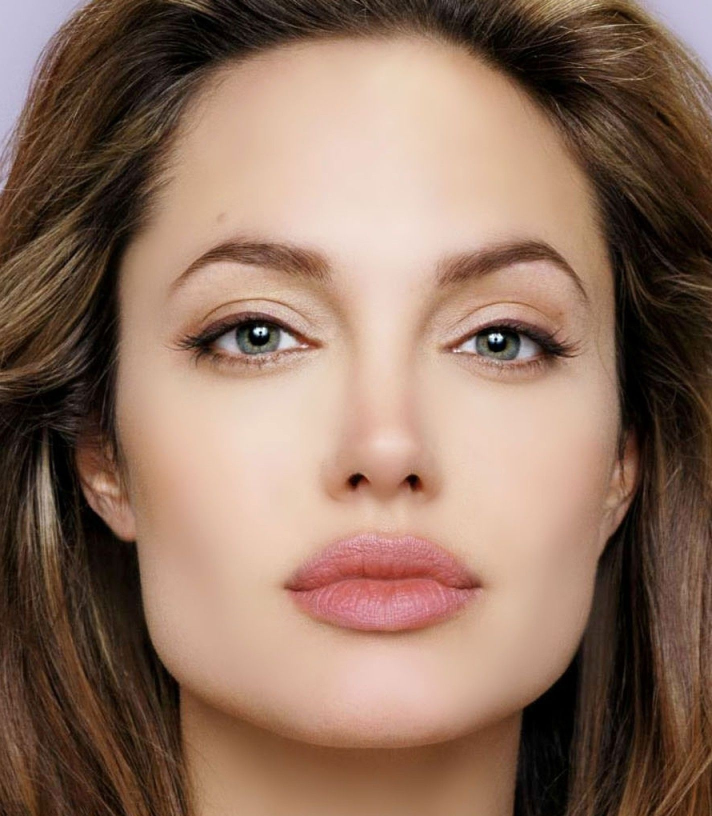
#> input picture Python/FaceRecognition/Dataset/Test/1_2.jpeg, 1424 x 1632 px, given as the content of the folder /home/kelvin/Desktop/FaceRecognition/TestesCurvaROC/Base3/, which was not available (shown at 1/2 size)
$ python MainMachineryCommittee.py
#> lines starting #> are read from the running program, lines starting #| are printed output that depends on the picture; pictures that were not available may be replaced by others from this repository, and a replacement may not be noted
### SIFT.py

#
# This script is used to perform face recognition using the SIFT algorithm provided by the OpenCV library.
#

# Import all libraries
import os
import cv2
import numpy as np

# Creates the sift object passing a threshold variable by parameter
sift = cv2.xfeatures2d.SIFT_create()

# Creates the BFMatcher object - The crossCheck is not supported by BFMatcher
bf = cv2.BFMatcher(cv2.NORM_L1, crossCheck=False)

# Defines the path to the training folder
trainPath = "/home/kelvin/Desktop/FaceRecognition/TestesCurvaROC/Base3/"

# Defines the path to the test folder
testPath  = "/home/kelvin/Desktop/FaceRecognition/TestesCurvaROC/Teste1/"

# Defines the path to generate the output images
outputPath = "/home/kelvin/Desktop/RESULTS_SIFT/"

# Defines a default size for all images (e.g. 100x100)
defaultSize = 200

# Vector used to store the training images
trainingImages = []

# Vector used to store the training images labels
labels = []

# Function that receives the path of each face image as parameter and include it in the training set (bf object)
def include_face(path):

    # Use these global variables
#> called with path = '_only/1_2.jpeg'
    global sift, bf, labels, trainingImages

    # Get the subject id (should be a number)
    subjectID = path.split("_")[1]
    #subjectID = path.split("_")[1]

    # Loads the image into the image variable
    image = cv2.imread(path)
#> image is the input picture: shape (1632, 1424, 3); mean B, G, R 95.2, 112.3, 141.7

    # Convert the image to grayscale
    image = cv2.cvtColor(image, cv2.COLOR_BGR2GRAY)
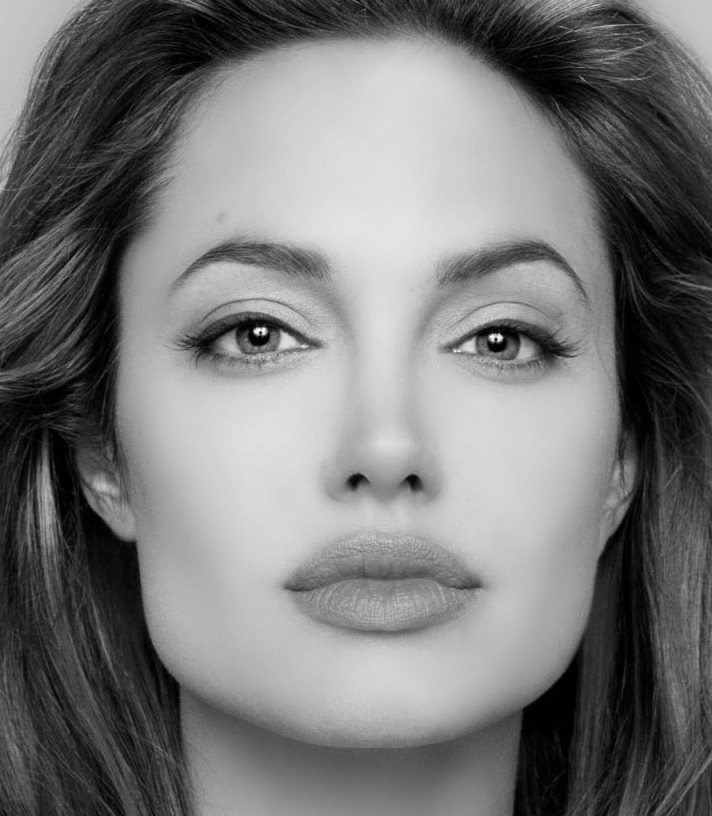
#> image: shape (1632, 1424) (shown at 1/2 size); min 0, max 253, mean 119.2

    # Resize the image to a default size
    image = cv2.resize(image, (defaultSize, defaultSize), interpolation = cv2.INTER_CUBIC)
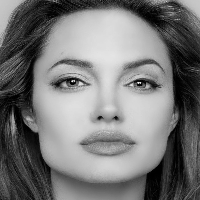
#> image: shape (200, 200); min 0, max 245, mean 119.1

    # Detects and computes the keypoints and descriptors using the sift algorithm
    keypoints, descriptors = sift.detectAndCompute(image, None)
#> keypoints = 132 keypoints; strongest (x, y, size): (100, 118, 3), (80, 83, 2.4), (57, 84, 6.6), (132, 85, 1.9)

    # Creates an numpy array
    clusters = np.array([descriptors])

    # Add the array to the BFMatcher
    bf.add(clusters)

    # Store the image to generate an output image
    trainingImages.append( image )

    # Store the subjectID to check if the face recognition is correct
    labels.append( subjectID )

# In the trainingPath folder search for all files in all directories
for dirname, dirnames, filenames in os.walk(trainPath):
    # For each file found
	for filename in filenames:
        # Creates the filePath joining the directory name with the file name
		filePath = os.path.join(dirname, filename)

        # Include the image file in the training set
		include_face(filePath)

# Train: Does nothing for BruteForceMatcher though.
bf.train()

# Count is used just to set a unique name for the output image file
count = 0

# Function that tries to recognize each face (path passed by parameter)
def recognize_face(path):

    # Use these global variables
#> called with path = '_only/1_2.jpeg'
    global sift, bf, labels, trainingImages, count

    # Get the subject id (should be a number)
    subjectID = path.split("_")[1]
    subjectID = subjectID.split(".")[0]

    # Loads the image into the image variable
    image = cv2.imread(path)

    # Convert the image to grayscale
    image = cv2.cvtColor(image, cv2.COLOR_BGR2GRAY)

    # Resize the image to a default size
    image = cv2.resize(image, (defaultSize, defaultSize), interpolation = cv2.INTER_CUBIC)

    # Detects and computes the keypoints and descriptors using the sift algorithm
    keypoints, descriptors = sift.detectAndCompute(image, None)

    matches = bf.match(descriptors)
#> matches = 132 matches
    matches = sorted(matches, key = lambda x:x.distance)

    # Creates a results vector to store the number of similar points for each image on the training set
    results = [0]*len(labels)

    # Based on the matches vector we create the results vector that represents how many points this test image are similar to each image in the training set
    for i in range(len(matches)):
        results[matches[i].imgIdx] += 1
#> this loop made 132 passes
#> after the loop, results = [132]

    # Index receives the position of the maximum value in the results vector (it means that this is the most similar image)
    index = results.index(max(results))
#> index = 0

    # Check if the labels[index] (most similar image) is equal to the expected subject (subjectID).
    # It means the face image was correctly recognized
    if labels[index] == subjectID:
        # Concatenate the two images (from the index position in the training set and the current test image) to generate the output image
        tempImage = np.concatenate((trainingImages[index], image), axis=1)
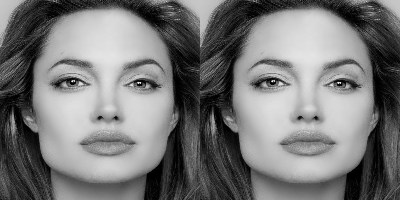
#> tempImage: shape (200, 400); min 0, max 245, mean 119.1

        # Save the concatenated image to the output path
        cv2.imwrite(outputPath + str(count) + ".png", tempImage)

        count += 1

# In the trainingPath folder search for all files in all directories
for dirname, dirnames, filenames in os.walk(testPath):
    # For each file found
    for filename in filenames:
        # Creates the filePath joining the directory name with the file name
        filePath = os.path.join(dirname, filename)

        # Try to recognize the current face image
        recognize_face(filePath)

print str(count) + " faces recognized."

### Python/FaceRecognition/Auxiliary/Auxiliary.py

# Import the libraries
import cv2
import os
import time
import Image
import numpy as np

class Auxiliary:
    """
    Class that provides some auxiliary functions
    """

    def __init__(self, sizeX=100, sizeY=100, interpolation=cv2.INTER_CUBIC):
        """
        Set the default values
        """
        self.sizeX = sizeX
        self.sizeY = sizeY
        self.interpolation = interpolation
        # INTER_CUBIC, INTER_AREA, INTER_LANCZOS4, INTER_LINEAR, INTER_NEAREST

        # Declare all supported files
        self.supportedFiles = ["png", "jpg", "jpeg"]

    # [186 lines left out: functions setDefaultSize, getDefaultSize, setSupportedFiles, getSupportedFiles, setInterpolation, getInterpolationMethodName and 11 more, not called in this run]

### Python/FaceRecognition/Voting/Voting.py

class Voting:
    """
    Class the provides voting methods for the committee machine.
    """

    MAJORITY, WEIGHTED = range(2)

    def __init__(self, votingScheme=MAJORITY, weights=[]):
        """
        Define the selected voting scheme (default is majoritary)
        Set the weights (default is an empty list)
        """
        self.votingScheme = votingScheme
        self.weights = weights

    # [112 lines left out: functions setWeights, getWeights, setVotingScheme, getVotingScheme, getVotingSchemeName, vote and 2 more, not called in this run]

### Python/FaceRecognition/MainMachineryCommittee.py

import os
import cv2
import sys

sys.path.append('Auxiliary')
from Auxiliary import Auxiliary

sys.path.append('Voting')
from Voting import Voting

sys.path.append('FaceRecognition')
from FaceRecognition import FaceRecognition

sys.path.append('MachineryCommittee')
from MachineryCommittee import MachineryCommittee

sys.path.append('Report')
from Report import Report

sys.path.append('Algorithms')
from Eigenfaces import Eigenfaces
from Fisherfaces import Fisherfaces
from LBPH import LBPH
#> (the run stopped early here; a loop or call above may not have finished)

$ run again, on Python/FaceRecognition/Dataset/Train/1_2.jpg
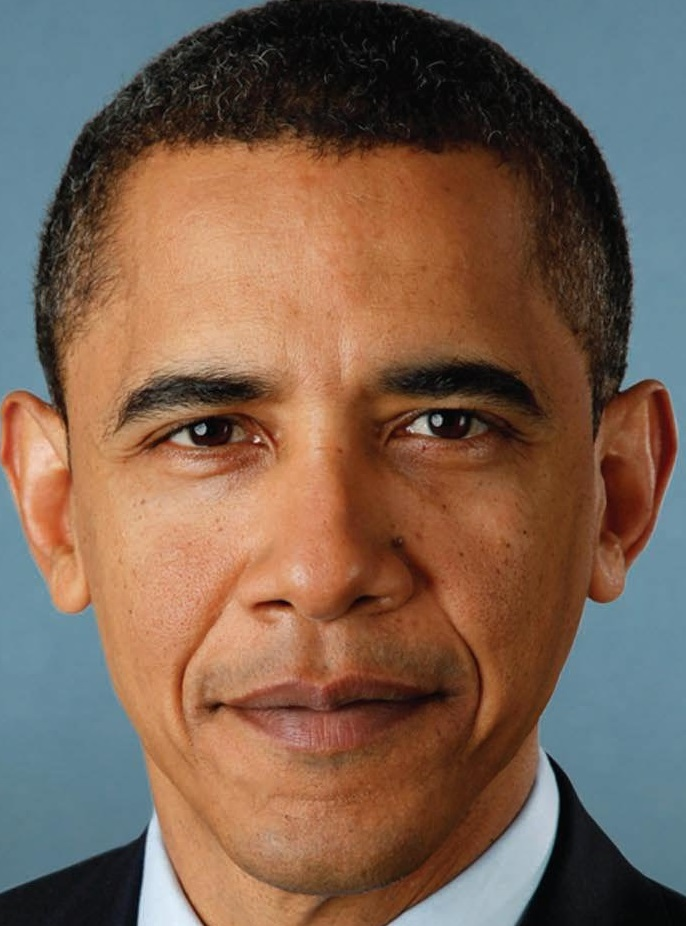
#> input picture Python/FaceRecognition/Dataset/Train/1_2.jpg, 686 x 926 px, given as the content of the folder /home/kelvin/Desktop/FaceRecognition/TestesCurvaROC/Base3/, which was not available
#> in include_face, image is the input picture: shape (926, 686, 3); mean B, G, R 81.7, 97.9, 123.1
#> in include_face, `image = cv2.resize(image, (defaultSize, defaultSize), interpolation = ..`:
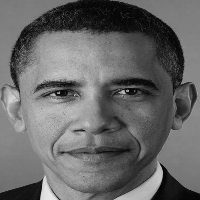
#> image: shape (200, 200); min 0, max 238, mean 103.7
#> in include_face, `keypoints, descriptors = sift.detectAndCompute(image, None)`: keypoints = 165 keypoints; strongest (x, y, size): (123, 92, 2.5), (66, 90, 14.7), (53, 94, 2), (82, 130, 2.1)
#> matches = 165 matches
#> after the loop in recognize_face, `for i in range(len(matches)):`: results = [165]
#> index = 0
#> in recognize_face, `tempImage = np.concatenate((trainingImages[index], image), axis=1)`:
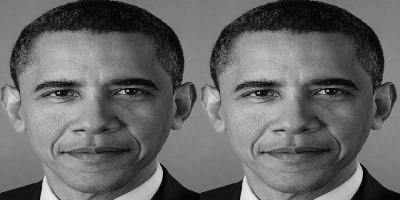
#> tempImage: shape (200, 400); min 0, max 238, mean 103.7

$ run again, on Python/FaceRecognition/Dataset/Train/1_3.jpg
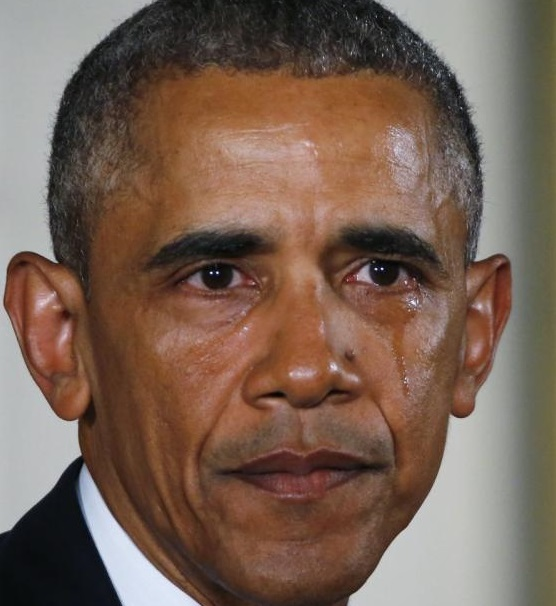
#> input picture Python/FaceRecognition/Dataset/Train/1_3.jpg, 556 x 606 px, given as the content of the folder /home/kelvin/Desktop/FaceRecognition/TestesCurvaROC/Base3/, which was not available
#> in include_face, image is the input picture: shape (606, 556, 3); mean B, G, R 83.4, 97, 119.7
#> in include_face, `image = cv2.resize(image, (defaultSize, defaultSize), interpolation = ..`:
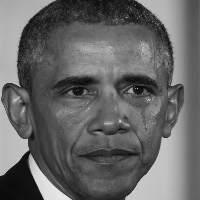
#> image: shape (200, 200); min 4, max 234, mean 102.2
#> in include_face, `keypoints, descriptors = sift.detectAndCompute(image, None)`: keypoints = 187 keypoints; strongest (x, y, size): (25, 157, 4.9), (25, 158, 5.1), (131, 91, 3), (22, 167, 10.5)
#> matches = 187 matches
#> after the loop in recognize_face, `for i in range(len(matches)):`: results = [187]
#> index = 0
#> in recognize_face, `tempImage = np.concatenate((trainingImages[index], image), axis=1)`:
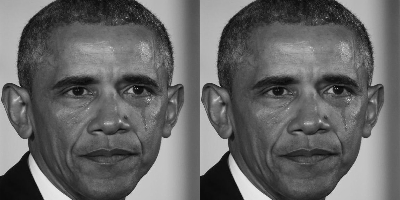
#> tempImage: shape (200, 400); min 4, max 234, mean 102.2
